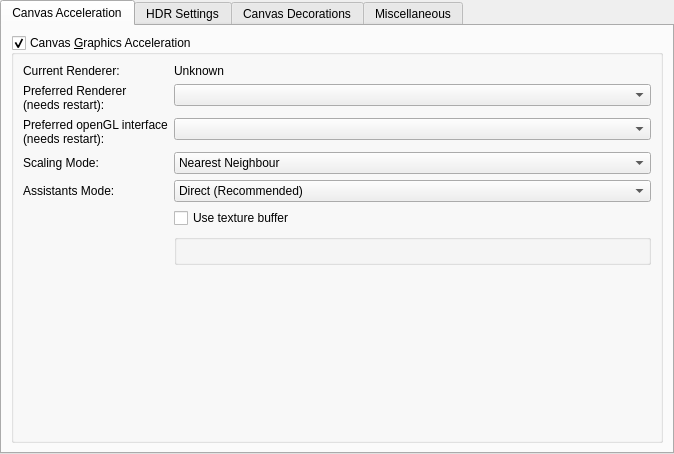
<?xml version="1.0" encoding="UTF-8"?>
<ui version="4.0">
 <author>
    SPDX-FileCopyrightText: none
    SPDX-License-Identifier: GPL-3.0-or-later
  </author>
 <class>WdgDisplaySettings</class>
 <widget class="QWidget" name="WdgDisplaySettings">
  <property name="geometry">
   <rect>
    <x>0</x>
    <y>0</y>
    <width>674</width>
    <height>454</height>
   </rect>
  </property>
  <property name="sizePolicy">
   <sizepolicy hsizetype="MinimumExpanding" vsizetype="MinimumExpanding">
    <horstretch>0</horstretch>
    <verstretch>0</verstretch>
   </sizepolicy>
  </property>
  <property name="windowTitle">
   <string>Display</string>
  </property>
  <layout class="QVBoxLayout" name="verticalLayout">
   <property name="leftMargin">
    <number>0</number>
   </property>
   <property name="topMargin">
    <number>0</number>
   </property>
   <property name="rightMargin">
    <number>0</number>
   </property>
   <property name="bottomMargin">
    <number>0</number>
   </property>
   <item>
    <widget class="QTabWidget" name="tabWidget">
     <property name="currentIndex">
      <number>0</number>
     </property>
     <widget class="QWidget" name="CanvasAcceleration">
      <attribute name="title">
       <string>Canvas Acceleration</string>
      </attribute>
      <layout class="QGridLayout" name="gridLayout">
       <item row="0" column="0">
        <widget class="QGroupBox" name="grpOpenGL">
         <property name="sizePolicy">
          <sizepolicy hsizetype="Preferred" vsizetype="Preferred">
           <horstretch>0</horstretch>
           <verstretch>0</verstretch>
          </sizepolicy>
         </property>
         <property name="title">
          <string>Canvas &amp;Graphics Acceleration</string>
         </property>
         <property name="checkable">
          <bool>true</bool>
         </property>
         <layout class="QFormLayout" name="formLayout_4">
          <item row="0" column="0">
           <widget class="QLabel" name="label_6">
            <property name="text">
             <string>Current Renderer:</string>
            </property>
            <property name="wordWrap">
             <bool>true</bool>
            </property>
           </widget>
          </item>
          <item row="0" column="1">
           <widget class="QLabel" name="lblCurrentRenderer">
            <property name="text">
             <string>Unknown</string>
            </property>
           </widget>
          </item>
          <item row="1" column="0">
           <widget class="QLabel" name="lblPreferredRenderer">
            <property name="sizePolicy">
             <sizepolicy hsizetype="Fixed" vsizetype="Minimum">
              <horstretch>0</horstretch>
              <verstretch>0</verstretch>
             </sizepolicy>
            </property>
            <property name="text">
             <string>Preferred Renderer (needs restart):</string>
            </property>
            <property name="wordWrap">
             <bool>true</bool>
            </property>
           </widget>
          </item>
          <item row="1" column="1">
           <widget class="QComboBox" name="cmbPreferredRenderer">
            <property name="sizePolicy">
             <sizepolicy hsizetype="Preferred" vsizetype="Fixed">
              <horstretch>0</horstretch>
              <verstretch>0</verstretch>
             </sizepolicy>
            </property>
           </widget>
          </item>
          <item row="2" column="0">
           <widget class="QLabel" name="lblPreferredXcbGlApi">
            <property name="text">
             <string>Preferred openGL interface
(needs restart):</string>
            </property>
           </widget>
          </item>
          <item row="2" column="1">
           <widget class="QComboBox" name="cmbPreferredXcbGlApi"/>
          </item>
          <item row="3" column="0">
           <widget class="QLabel" name="label">
            <property name="sizePolicy">
             <sizepolicy hsizetype="Minimum" vsizetype="Minimum">
              <horstretch>0</horstretch>
              <verstretch>0</verstretch>
             </sizepolicy>
            </property>
            <property name="text">
             <string>Scaling Mode:</string>
            </property>
            <property name="wordWrap">
             <bool>true</bool>
            </property>
           </widget>
          </item>
          <item row="3" column="1">
           <widget class="QComboBox" name="cmbFilterMode">
            <property name="sizePolicy">
             <sizepolicy hsizetype="Preferred" vsizetype="Fixed">
              <horstretch>0</horstretch>
              <verstretch>0</verstretch>
             </sizepolicy>
            </property>
            <property name="currentIndex">
             <number>0</number>
            </property>
            <item>
             <property name="text">
              <string>Nearest Neighbour</string>
             </property>
            </item>
            <item>
             <property name="text">
              <string>Bilinear Filtering</string>
             </property>
            </item>
            <item>
             <property name="text">
              <string>Trilinear Filtering</string>
             </property>
            </item>
            <item>
             <property name="text">
              <string>High Quality Filtering</string>
             </property>
            </item>
           </widget>
          </item>
          <item row="4" column="0">
           <widget class="QLabel" name="lblAssistantsDrawMode">
            <property name="sizePolicy">
             <sizepolicy hsizetype="Minimum" vsizetype="Minimum">
              <horstretch>0</horstretch>
              <verstretch>0</verstretch>
             </sizepolicy>
            </property>
            <property name="text">
             <string>Assistants Mode:</string>
            </property>
            <property name="wordWrap">
             <bool>true</bool>
            </property>
           </widget>
          </item>
          <item row="4" column="1">
           <widget class="QComboBox" name="cmbAssistantsDrawMode">
            <property name="sizePolicy">
             <sizepolicy hsizetype="Preferred" vsizetype="Fixed">
              <horstretch>0</horstretch>
              <verstretch>0</verstretch>
             </sizepolicy>
            </property>
            <property name="toolTip">
             <string>&lt;html&gt;&lt;head/&gt;&lt;body&gt;&lt;p&gt;Can be used to troubleshoot performance or artifacting problems with drawing assistants.
              &lt;/p&gt;&lt;p&gt;Changing the pixmap cache size requires a restart.&lt;/p&gt;&lt;/body&gt;&lt;/html&gt;</string>
            </property>
            <property name="currentIndex">
             <number>0</number>
            </property>
            <item>
             <property name="text">
              <string>Direct (Recommended)</string>
             </property>
            </item>
            <item>
             <property name="text">
              <string>Pixmap Cache</string>
             </property>
            </item>
            <item>
             <property name="text">
              <string>Large Pixmap Cache</string>
             </property>
            </item>
           </widget>
          </item>
          <item row="5" column="1">
           <widget class="QCheckBox" name="chkUseTextureBuffer">
            <property name="sizePolicy">
             <sizepolicy hsizetype="Preferred" vsizetype="Fixed">
              <horstretch>0</horstretch>
              <verstretch>0</verstretch>
             </sizepolicy>
            </property>
            <property name="toolTip">
             <string>&lt;html&gt;&lt;head/&gt;&lt;body&gt;&lt;p&gt;Use Texture Buffering. This can be faster on some GPU/Driver combinations (like Intel) or broken on some others (like AMD/Radeon).&lt;/p&gt;&lt;/body&gt;&lt;/html&gt;</string>
            </property>
            <property name="text">
             <string>Use texture buffer</string>
            </property>
           </widget>
          </item>
          <item row="6" column="1">
           <widget class="KisWarningBlock" name="grpOpenGLWarnings">
            <property name="title">
             <string/>
            </property>
           </widget>
          </item>
          <item row="7" column="0" colspan="2">
           <spacer name="verticalSpacer">
            <property name="orientation">
             <enum>Qt::Orientation::Vertical</enum>
            </property>
            <property name="sizeHint" stdset="0">
             <size>
              <width>20</width>
              <height>40</height>
             </size>
            </property>
           </spacer>
          </item>
         </layout>
        </widget>
       </item>
      </layout>
     </widget>
     <widget class="QWidget" name="HDR">
      <property name="enabled">
       <bool>true</bool>
      </property>
      <attribute name="title">
       <string>HDR Settings</string>
      </attribute>
      <layout class="QFormLayout" name="formLayout">
       <item row="0" column="1">
        <widget class="QLabel" name="lblCurrentDisplayFormat">
         <property name="text">
          <string>Current Display Format</string>
         </property>
        </widget>
       </item>
       <item row="0" column="0">
        <widget class="QLabel" name="label_7">
         <property name="text">
          <string>Display Format:</string>
         </property>
        </widget>
       </item>
       <item row="1" column="1">
        <widget class="QLabel" name="lblCurrentRootSurfaceFormat">
         <property name="text">
          <string>Current Surface Value</string>
         </property>
        </widget>
       </item>
       <item row="1" column="0">
        <widget class="QLabel" name="label_5">
         <property name="text">
          <string>Current Output Format:</string>
         </property>
        </widget>
       </item>
       <item row="2" column="1">
        <widget class="QComboBox" name="cmbPreferedRootSurfaceFormat"/>
       </item>
       <item row="2" column="0">
        <widget class="QLabel" name="label_9">
         <property name="text">
          <string>Preferred Output Format:</string>
         </property>
        </widget>
       </item>
       <item row="3" column="1">
        <widget class="KisWarningBlock" name="grpHDRWarning">
         <property name="title">
          <string/>
         </property>
        </widget>
       </item>
       <item row="4" column="0" colspan="2">
        <spacer name="verticalSpacer_2">
         <property name="orientation">
          <enum>Qt::Orientation::Vertical</enum>
         </property>
         <property name="sizeHint" stdset="0">
          <size>
           <width>20</width>
           <height>40</height>
          </size>
         </property>
        </spacer>
       </item>
      </layout>
     </widget>
     <widget class="QWidget" name="CanvasDecoration">
      <attribute name="title">
       <string>Canvas Decorations</string>
      </attribute>
      <layout class="QFormLayout" name="formLayout_2">
       <item row="0" column="0" colspan="2">
        <widget class="QGroupBox" name="groupBox">
         <property name="title">
          <string>Transparency Checkerboard:</string>
         </property>
         <layout class="QFormLayout" name="formLayout_9">
          <item row="0" column="0">
           <widget class="QLabel" name="label_4">
            <property name="text">
             <string>Color 1:</string>
            </property>
           </widget>
          </item>
          <item row="0" column="1">
           <widget class="KisColorButton" name="colorChecks1">
            <property name="sizePolicy">
             <sizepolicy hsizetype="Fixed" vsizetype="Fixed">
              <horstretch>0</horstretch>
              <verstretch>0</verstretch>
             </sizepolicy>
            </property>
           </widget>
          </item>
          <item row="1" column="1">
           <widget class="KisColorButton" name="colorChecks2">
            <property name="sizePolicy">
             <sizepolicy hsizetype="Fixed" vsizetype="Fixed">
              <horstretch>0</horstretch>
              <verstretch>0</verstretch>
             </sizepolicy>
            </property>
           </widget>
          </item>
          <item row="1" column="0">
           <widget class="QLabel" name="label_10">
            <property name="text">
             <string>Color 2:</string>
            </property>
           </widget>
          </item>
          <item row="2" column="0">
           <widget class="QLabel" name="lblCheckSize">
            <property name="text">
             <string>Size:</string>
            </property>
           </widget>
          </item>
          <item row="2" column="1">
           <widget class="KisIntParseSpinBox" name="intCheckSize">
            <property name="suffix">
             <string> px</string>
            </property>
            <property name="maximum">
             <number>256</number>
            </property>
            <property name="value">
             <number>32</number>
            </property>
           </widget>
          </item>
         </layout>
        </widget>
       </item>
       <item row="1" column="0">
        <widget class="QLabel" name="lblCanvasBorderColor">
         <property name="text">
          <string>Canvas Border Color:</string>
         </property>
         <property name="alignment">
          <set>Qt::AlignmentFlag::AlignRight|Qt::AlignmentFlag::AlignTrailing|Qt::AlignmentFlag::AlignVCenter</set>
         </property>
        </widget>
       </item>
       <item row="1" column="1">
        <widget class="KisColorButton" name="canvasBorder">
         <property name="sizePolicy">
          <sizepolicy hsizetype="Fixed" vsizetype="Fixed">
           <horstretch>0</horstretch>
           <verstretch>0</verstretch>
          </sizepolicy>
         </property>
        </widget>
       </item>
       <item row="2" column="0" colspan="2">
        <widget class="QGroupBox" name="groupBox_2">
         <property name="title">
          <string>Pixel Grid:</string>
         </property>
         <layout class="QFormLayout" name="formLayout_3">
          <item row="0" column="0">
           <widget class="QLabel" name="label_11">
            <property name="text">
             <string>Color:</string>
            </property>
           </widget>
          </item>
          <item row="0" column="1">
           <widget class="KisColorButton" name="pixelGridColorButton">
            <property name="sizePolicy">
             <sizepolicy hsizetype="Fixed" vsizetype="Fixed">
              <horstretch>0</horstretch>
              <verstretch>0</verstretch>
             </sizepolicy>
            </property>
           </widget>
          </item>
          <item row="1" column="0">
           <widget class="QLabel" name="gridThresholdLabel">
            <property name="text">
             <string>Start showing at:</string>
            </property>
           </widget>
          </item>
          <item row="1" column="1">
           <widget class="QDoubleSpinBox" name="pixelGridDrawingThresholdBox">
            <property name="suffix">
             <string>%</string>
            </property>
            <property name="maximum">
             <double>9999.000000000000000</double>
            </property>
           </widget>
          </item>
         </layout>
        </widget>
       </item>
       <item row="3" column="0" colspan="2">
        <widget class="QGroupBox" name="groupBox_3">
         <property name="title">
          <string>Selection Overlay:</string>
         </property>
         <layout class="QFormLayout" name="formLayout_6">
          <item row="0" column="0">
           <widget class="QLabel" name="label_2">
            <property name="sizePolicy">
             <sizepolicy hsizetype="Minimum" vsizetype="Preferred">
              <horstretch>0</horstretch>
              <verstretch>0</verstretch>
             </sizepolicy>
            </property>
            <property name="text">
             <string>Outline opacity:</string>
            </property>
            <property name="alignment">
             <set>Qt::AlignmentFlag::AlignRight|Qt::AlignmentFlag::AlignTrailing|Qt::AlignmentFlag::AlignVCenter</set>
            </property>
           </widget>
          </item>
          <item row="0" column="1">
           <widget class="KisDoubleSliderSpinBox" name="sldSelectionOutlineOpacity"/>
          </item>
          <item row="1" column="0">
           <widget class="QLabel" name="label_12">
            <property name="text">
             <string>Overlay color:</string>
            </property>
           </widget>
          </item>
          <item row="1" column="1">
           <widget class="KisColorButton" name="btnSelectionOverlayColor">
            <property name="sizePolicy">
             <sizepolicy hsizetype="Fixed" vsizetype="Fixed">
              <horstretch>0</horstretch>
              <verstretch>0</verstretch>
             </sizepolicy>
            </property>
            <property name="text">
             <string/>
            </property>
           </widget>
          </item>
          <item row="2" column="0">
           <widget class="QLabel" name="label_3">
            <property name="text">
             <string>Overlay opacity:</string>
            </property>
           </widget>
          </item>
          <item row="2" column="1">
           <widget class="KisDoubleSliderSpinBox" name="sldSelectionOverlayOpacity">
            <property name="minimumSize">
             <size>
              <width>50</width>
              <height>20</height>
             </size>
            </property>
           </widget>
          </item>
         </layout>
        </widget>
       </item>
      </layout>
     </widget>
     <widget class="QWidget" name="Miscellaneous">
      <attribute name="title">
       <string>Miscellaneous</string>
      </attribute>
      <layout class="QFormLayout" name="formLayout_5">
       <item row="6" column="0">
        <widget class="QLabel" name="lblGroupRowHeight">
         <property name="text">
          <string>Layers docker: group row height:</string>
         </property>
        </widget>
       </item>
       <item row="6" column="1">
        <widget class="QSpinBox" name="spnGroupRowHeight">
         <property name="toolTip">
          <string>Height of group rows as a percentage of a normal layer row (never shorter than the property icons). Group rows show a static folder icon, closed or open, instead of the group's composite thumbnail, at any height including 100%. 70% is the Photoshop-like default.</string>
         </property>
         <property name="suffix">
          <string> %</string>
         </property>
         <property name="minimum">
          <number>40</number>
         </property>
         <property name="maximum">
          <number>100</number>
         </property>
         <property name="value">
          <number>70</number>
         </property>
        </widget>
       </item>
       <item row="7" column="1">
        <widget class="QCheckBox" name="chkClippingMaskView">
         <property name="toolTip">
          <string>Layers docker: hide the groups that hold a clipping stack and draw clipped layers indented under the layer they are clipped to, as in Photoshop. New layers added above a clipped layer join the stack. Nothing changes in the image or in the saved file.</string>
         </property>
         <property name="text">
          <string>Enable Clipping Mask view in the layers docker</string>
         </property>
        </widget>
       </item>
       <item row="8" column="0" colspan="2">
        <spacer name="verticalSpacer_5">
         <property name="orientation">
          <enum>Qt::Orientation::Vertical</enum>
         </property>
         <property name="sizeHint" stdset="0">
          <size>
           <width>0</width>
           <height>0</height>
          </size>
         </property>
        </spacer>
       </item>
       <item row="0" column="1">
        <widget class="QCheckBox" name="hideScrollbars">
         <property name="text">
          <string>Hide Canvas Scrollbars</string>
         </property>
         <property name="checked">
          <bool>false</bool>
         </property>
        </widget>
       </item>
       <item row="1" column="1">
        <widget class="QCheckBox" name="chkCurveAntialiasing">
         <property name="text">
          <string>Enable curve anti-aliasing</string>
         </property>
        </widget>
       </item>
       <item row="2" column="1">
        <widget class="QCheckBox" name="chkHidePopups">
         <property name="text">
          <string>Hide layer thumbnail popup</string>
         </property>
        </widget>
       </item>
       <item row="3" column="1">
        <widget class="QCheckBox" name="chkChannelsAsColor">
         <property name="text">
          <string>Color channels in color</string>
         </property>
         <property name="checked">
          <bool>false</bool>
         </property>
        </widget>
       </item>
       <item row="4" column="1">
        <widget class="QCheckBox" name="chkSelectionOutlineAntialiasing">
         <property name="text">
          <string>Enable selection outline anti-aliasing</string>
         </property>
        </widget>
       </item>
       <item row="5" column="1">
        <widget class="QCheckBox" name="chkMoving">
         <property name="toolTip">
          <string>If checked, the checkers will move when scrolling the canvas.</string>
         </property>
         <property name="whatsThis">
          <string>Determines whether the checks will stay put or whether they will scroll together with the canvas</string>
         </property>
         <property name="text">
          <string>&amp;Move checkers when scrolling</string>
         </property>
         <property name="checked">
          <bool>true</bool>
         </property>
        </widget>
       </item>
      </layout>
     </widget>
    </widget>
   </item>
  </layout>
 </widget>
 <customwidgets>
  <customwidget>
   <class>KisIntParseSpinBox</class>
   <extends>QSpinBox</extends>
   <header>kis_int_parse_spin_box.h</header>
  </customwidget>
  <customwidget>
   <class>KisDoubleSliderSpinBox</class>
   <extends>QDoubleSpinBox</extends>
   <header location="global">kis_slider_spin_box.h</header>
   <container>1</container>
  </customwidget>
  <customwidget>
   <class>KisColorButton</class>
   <extends>QPushButton</extends>
   <header>kis_color_button.h</header>
  </customwidget>
  <customwidget>
   <class>KisWarningBlock</class>
   <extends>QGroupBox</extends>
   <header location="global">kis_warning_block.h</header>
   <container>1</container>
  </customwidget>
 </customwidgets>
 <resources/>
 <connections/>
</ui>
